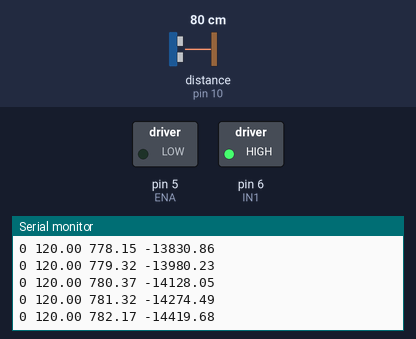
Recording of a sketch running on a simulated Arduino Uno, built with avr-gcc and run on an emulated ATmega328P. Parts: switched loads named in the sketch (green lamp = pin HIGH), the last lines printed to the serial monitor. Wiring (inferred from the names in the program): ultrasonic range finder: trigger pin 9; echo pin 10. Inputs (shaded band) come from the test bench; at power-on: distance to the obstacle (sensor on pin 10) 80 cm. The echo pulse lasts 58.3 µs per cm; pins used as bus, display or sensor lines are not drawn.

Above: at 1.2 s.
1.3 s: distance to the obstacle (sensor on pin 10) set to 2 cm
At 2.3 s:
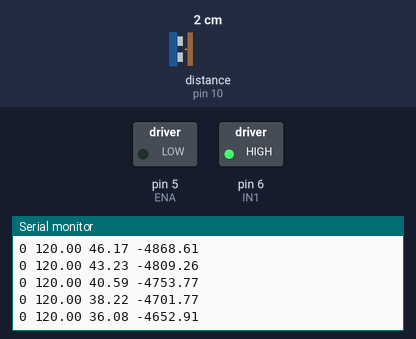
4.3 s: distance to the obstacle (sensor on pin 10) set to 120 cm
At 4.8 s:
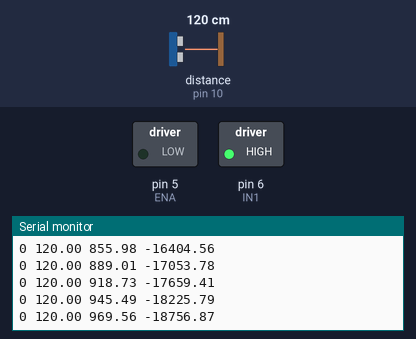
Timing chart, 0 to 7.3 s (numbered marks = the images above; inputs shaded):
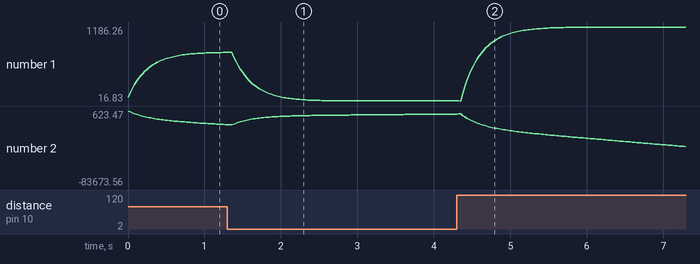

The sketch:

controle_PID.ino
```cpp
#define TRIGGER_PIN 9
#define ECHO_PIN 10
#define ENA 5   // PWM para velocidade do motor
#define IN1 6   // Ativa o motor (gira para um lado)

// Parâmetros PID
float Kp = 0.0, Ki = 0.0, Kd = 0.0;
float setpoint = 120.0;  // Distância desejada em mm
float y=0, yf=0, kf=0;
// Variáveis PID
float erro, erro_anterior = 0;
float integral = 0;
float derivada;
float output_PID;
float output_PWM;

void setup() {
    Serial.begin(9600);
    pinMode(TRIGGER_PIN, OUTPUT);
    pinMode(ECHO_PIN, INPUT);
    pinMode(ENA, OUTPUT);
    pinMode(IN1, OUTPUT);

    digitalWrite(IN1, HIGH); // Gira apenas em um sentido
}

void loop() {
    // Medir a distância com o HC-SR04
    digitalWrite(TRIGGER_PIN, LOW);
    delayMicroseconds(2);
    digitalWrite(TRIGGER_PIN, HIGH);
    delayMicroseconds(10);
    digitalWrite(TRIGGER_PIN, LOW);

    long duration = pulseIn(ECHO_PIN, HIGH);
    float mensurado = duration * 0.034 / 2.0 * 10.0; // Conversão para mm

    kf =10;
    yf = yf*(kf-1)/kf + mensurado/kf;

    // Cálculo do erro
    erro = setpoint - yf;

    // Cálculo PID
    Kp = 15.0;
    Ki = 0.2;
    Kd = 0.0;
    integral += erro;
    derivada = erro - erro_anterior;
    output_PID = (Kp * erro) + (Ki * integral) + (Kd * derivada);

    // Limita o PWM entre 0 e 255
    output_PWM = constrain(output_PID, 0, 255);

    // Envia PWM para o motor
    analogWrite(ENA, (int)output_PWM);

    /*
    // Exibe os valores no Serial Plotter
    Serial.print("Setpoint:");
    Serial.print(setpoint);
    Serial.print(" ");

    Serial.print("Distancia:");
    Serial.print(mensurado);
    Serial.print(" ");

    Serial.print("Erro:");
    Serial.print(erro);
    Serial.print(" ");

    Serial.print("PID:");
    Serial.println(output_PID);
    */
    Serial.print(0);   Serial.print(" ");
    Serial.print(setpoint);   Serial.print(" ");   Serial.print(yf);  Serial.print(" ");  Serial.println(output_PID);


    erro_anterior = erro;  // Atualiza o erro anterior
    //delay(100);
}
```

Measured:
- after the input at 4.3 s, pin 5 (ENA): stays LOW (without the input it goes to HIGH after 3.4 s)
